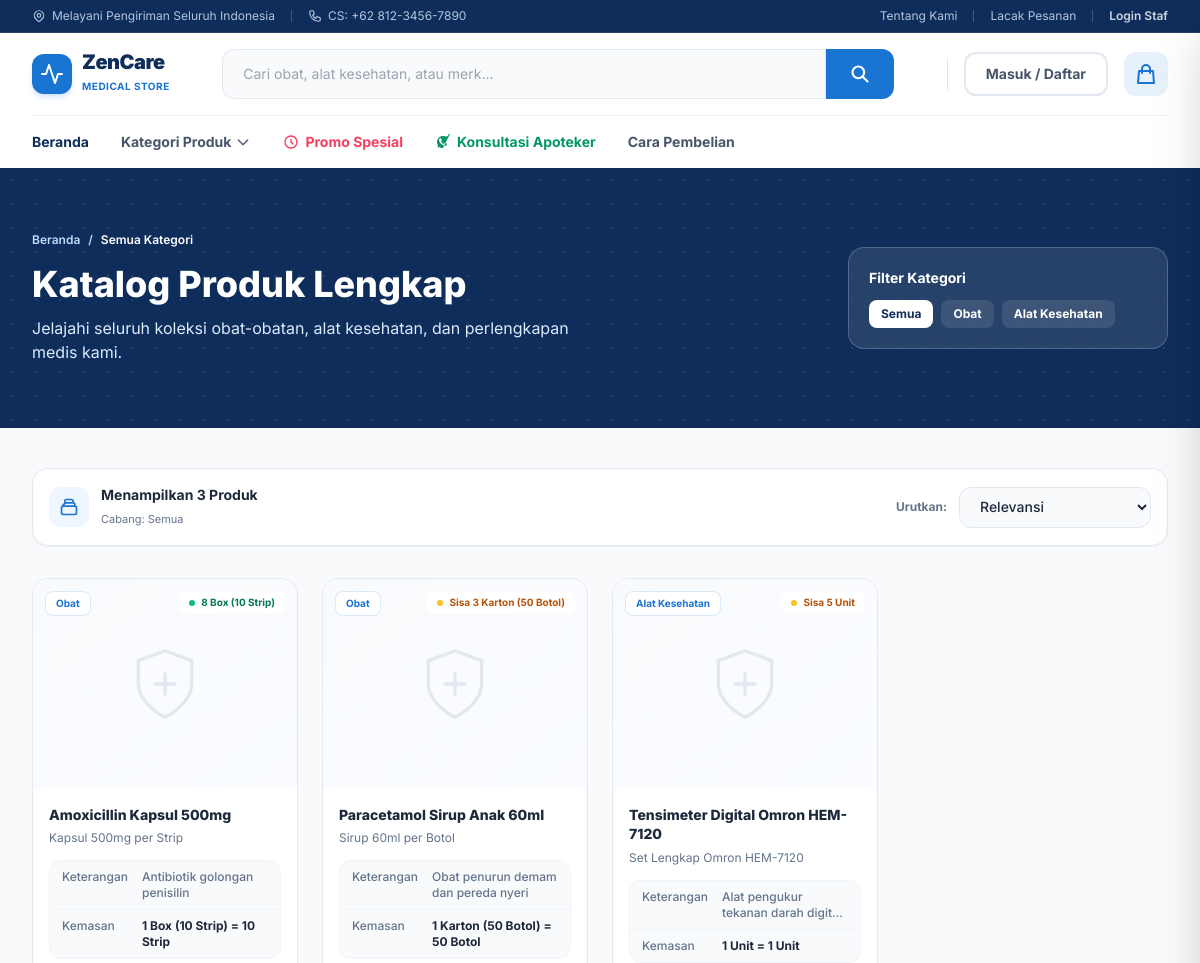
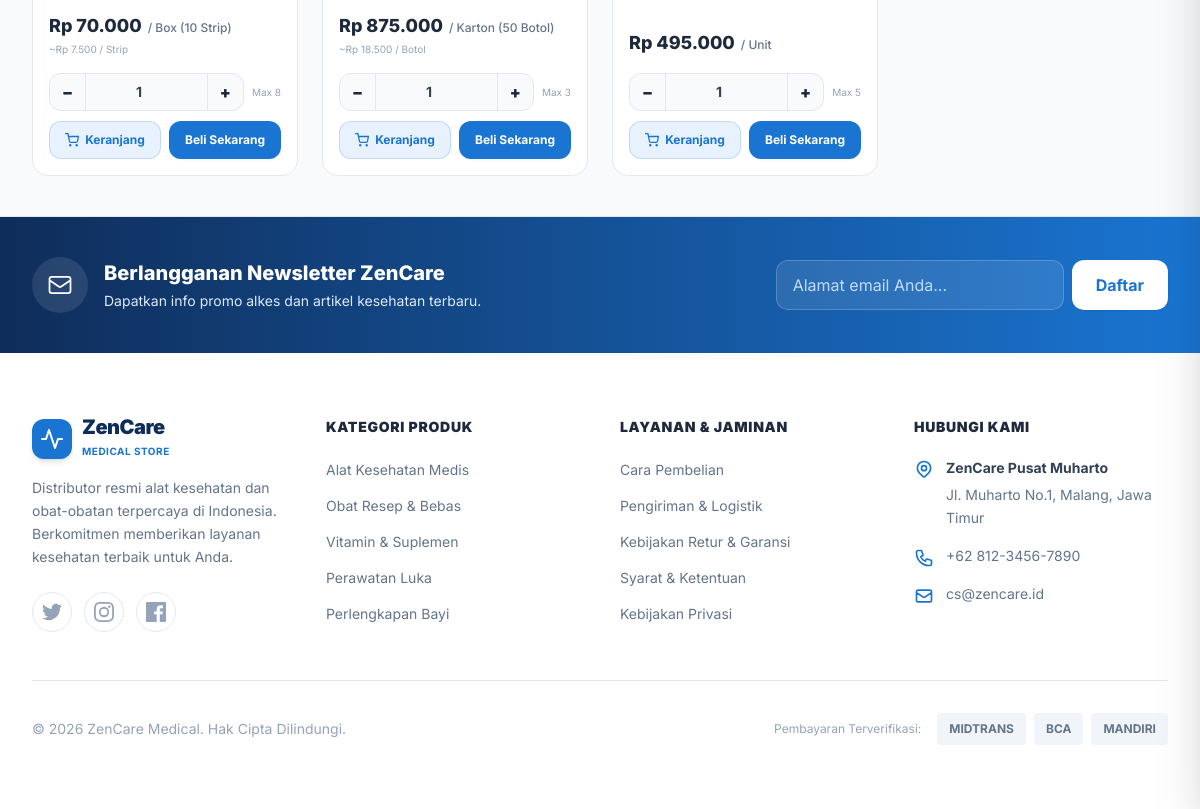
Page /ecommerce/kategori.php on the committed database (2 pictures, top to bottom).
### tables this page shows
CREATE TABLE produk_variasi (
    id INT AUTO_INCREMENT PRIMARY KEY,
    id_produk_induk INT NULL,
    sku_variasi VARCHAR(50) NOT NULL UNIQUE,
    nama_variasi VARCHAR(100) NOT NULL,
    satuan_kecil VARCHAR(50) NOT NULL DEFAULT 'Pcs',
    satuan_besar VARCHAR(50) NOT NULL DEFAULT 'Box',
    rasio_konversi SMALLINT NOT NULL DEFAULT 1,
    harga_jual_kecil DECIMAL(12,2) NOT NULL DEFAULT 0,
    harga_jual_besar DECIMAL(12,2) NOT NULL DEFAULT 0,
    stok_minimum INT NOT NULL DEFAULT 5,
    berat INT NOT NULL DEFAULT 100,
    gambar VARCHAR(500) NULL,
    tampil_di_online BOOLEAN DEFAULT 1,
    is_active BOOLEAN DEFAULT 1,
    FOREIGN KEY (id_produk_induk) REFERENCES produk_induk(id) ON DELETE SET NULL
);

CREATE TABLE produk_induk (
    id INT AUTO_INCREMENT PRIMARY KEY,
    sku_induk VARCHAR(50) NOT NULL UNIQUE,
    nama_produk VARCHAR(150) NOT NULL,
    deskripsi TEXT NULL,
    spesifikasi TEXT NULL COMMENT 'Spesifikasi teknis medis',
    info_pengiriman TEXT NULL,
    kategori ENUM('Obat', 'Alat Kesehatan') NOT NULL,
    gambar VARCHAR(255) NULL,
    is_active BOOLEAN DEFAULT 1,
    created_at TIMESTAMP DEFAULT CURRENT_TIMESTAMP
);

### ecommerce/kategori.php (the view, shortened to what this page needs)
<?php
require_once __DIR__ . '/header.php';
$search   = trim($_GET['q'] ?? '');
$kategori = trim($_GET['kategori'] ?? '');
$sql = "
    SELECT v.id, i.nama_produk AS nama_induk, v.nama_variasi, i.kategori,
           v.harga_jual_besar AS harga_jual, v.harga_jual_kecil AS harga_eceran,
           v.berat AS berat_gram, i.gambar, v.sku_variasi, i.deskripsi,
           COALESCE(sc.stok, 0) AS stok_sistem,
           v.satuan_besar, v.satuan_kecil, v.rasio_konversi
    FROM produk_variasi v
    JOIN produk_induk i ON v.id_produk_induk = i.id
    LEFT JOIN stok_toko sc ON sc.id_variasi = v.id
    WHERE v.is_active = 1 AND i.is_active = 1 AND v.tampil_di_online = 1
";
$params = [];
$sql .= " ORDER BY i.kategori ASC, i.nama_produk ASC";
$stmt = $pdo->prepare($sql);
$stmt->execute($params);
$products = $stmt->fetchAll();
$allCat = $pdo->query("SELECT DISTINCT kategori FROM produk_induk WHERE is_active=1")->fetchAll(PDO::FETCH_COLUMN);
?>
<main class="flex-1 w-full bg-[#f8fafc]">
    <section class="bg-[#0f2d5a] relative py-12 lg:py-16 overflow-hidden">
        <div class="absolute inset-0 opacity-10" style="background-image: radial-gradient(#ffffff 1px, transparent 1px); background-size: 24px 24px;"></div>
        <div class="max-w-7xl mx-auto px-4 lg:px-8 relative z-10 flex flex-col md:flex-row items-center gap-8">
            <div class="flex-1 text-white">
                <nav class="flex text-blue-200 text-xs font-semibold mb-4 gap-2">
                    <a href="index.php" class="hover:text-white transition">Beranda</a>
                    <span>/</span>
                    <span class="text-white"><?= $kategori ? htmlspecialchars($kategori) : 'Semua Kategori' ?></span>
                </nav>
                <h1 class="text-3xl md:text-4xl font-extrabold mb-3">
                    <?php if ($search): ?>
                        Pencarian: "<?= htmlspecialchars($search) ?>"
                    <?php elseif ($kategori): ?>
                        Kategori: <?= htmlspecialchars($kategori) ?>
                    <?php else: ?>
                        Katalog Produk Lengkap
                    <?php endif; ?>
                </h1>
                <p class="text-blue-100 text-sm md:text-base max-w-xl">
                    <?= $kategori ? 'Temukan berbagai produk medis berkualitas tinggi dalam kategori ini.' : 'Jelajahi seluruh koleksi obat-obatan, alat kesehatan, dan perlengkapan medis kami.' ?>
                </p>
            </div>
            <div class="w-full md:w-80 shrink-0">
                <div class="bg-white/10 p-5 rounded-2xl border border-white/20 backdrop-blur-sm">
                    <h3 class="text-white font-bold text-sm mb-3">Filter Kategori</h3>
                    <div class="flex flex-wrap gap-2">
                        <a href="kategori.php" class="px-3 py-1.5 rounded-lg text-xs font-bold transition <?= empty($kategori) ? 'bg-white text-[#0f2d5a]' : 'bg-white/10 text-white hover:bg-white/20' ?>">Semua</a>
                        <?php foreach($allCat as $cat): ?>
                        <a href="kategori.php?kategori=<?= urlencode($cat) ?>" class="px-3 py-1.5 rounded-lg text-xs font-bold transition <?= $kategori === $cat ? 'bg-white text-[#0f2d5a]' : 'bg-white/10 text-white hover:bg-white/20' ?>">
                            <?= htmlspecialchars($cat) ?>
                        </a>
                        <?php endforeach; ?>
                    </div>
                </div>
            </div>
        </div>
    </section>
    <div class="max-w-7xl mx-auto px-4 lg:px-8 py-10">
        <div class="flex flex-col sm:flex-row items-center justify-between gap-4 mb-8 bg-white p-4 rounded-2xl border border-slate-200 shadow-sm">
            <div class="flex items-center gap-3">
                <div class="w-10 h-10 bg-blue-50 text-[#1a75d2] rounded-xl flex items-center justify-center">
                    <svg class="w-5 h-5" fill="none" stroke="currentColor" viewBox="0 0 24 24"><path stroke-linecap="round" stroke-linejoin="round" stroke-width="2" d="M19 11H5m14 0a2 2 0 012 2v6a2 2 0 01-2 2H5a2 2 0 01-2-2v-6a2 2 0 012-2m14 0V9a2 2 0 00-2-2M5 11V9a2 2 0 002-2m0 0V5a2 2 0 012-2h6a2 2 0 012 2v2M7 7h10"/></svg>
                </div>
                <div>
                    <span class="text-sm font-bold text-[#1e293b] block">Menampilkan <?= count($products) ?> Produk</span>
                    <span class="text-[11px] text-slate-500">Cabang: <?= htmlspecialchars($activeCabangInfo['nama'] ?? 'Semua') ?></span>
                </div>
            </div>
            <div class="flex items-center gap-3 w-full sm:w-auto">
                <span class="text-xs font-bold text-slate-500 hidden sm:inline">Urutkan:</span>
                <select id="sort_select" onchange="sortProducts()" class="flex-1 sm:flex-none text-sm border border-slate-200 rounded-xl px-4 py-2.5 bg-slate-50 focus:outline-none focus:border-[#1a75d2] focus:bg-white text-[#1e293b] font-medium shadow-xs w-full sm:w-48 transition">
                    <option value="default">Relevansi</option>
                </select>
            </div>
        </div>
        <div class="grid grid-cols-1 sm:grid-cols-2 md:grid-cols-3 lg:grid-cols-4 gap-6" id="product-grid">
            <?php foreach ($products as $p):
                $stokPcs  = intval($p['stok_sistem']);
                $rasio    = intval($p['rasio_konversi']) ?: 1;
                $stokBox  = floor($stokPcs / $rasio);
                $harga    = floatval($p['harga_jual']);
                $hargaEcr = floatval($p['harga_eceran']);
                $satB     = htmlspecialchars($p['satuan_besar'] ?: 'Box');
                $satK     = htmlspecialchars($p['satuan_kecil'] ?: 'Pcs');
                $desc     = trim($p['deskripsi'] ?? '');
                $descSh   = $desc ? mb_strimwidth($desc, 0, 75, '…') : 'Produk medis berkualitas dengan jaminan mutu resmi.';
                if ($stokBox <= 0)     { $stokCls='text-rose-600'; $dotCls='bg-rose-500'; $stokLbl='Habis'; }
                elseif ($stokBox <= 5) { $stokCls='text-amber-700'; $dotCls='bg-amber-400'; $stokLbl="Sisa $stokBox $satB"; }
                else                   { $stokCls='text-emerald-700'; $dotCls='bg-emerald-500'; $stokLbl="$stokBox $satB"; }
            ?>
            <div class="prod-card group bg-white rounded-2xl overflow-hidden flex flex-col"
                 data-name="<?= strtolower(htmlspecialchars($p['nama_induk'])) ?>"
                 data-price="<?= $harga ?>"
                 data-stok="<?= $stokBox ?>"
                 data-id="<?= $p['id'] ?>">
                <a href="produk.php?id=<?= $p['id'] ?>" class="card-img relative block bg-gradient-to-br from-slate-50 to-blue-50/30 overflow-hidden" style="height:210px;">
                    <?php if (!empty($p['gambar'])): ?>
                        <img src="../<?= htmlspecialchars($p['gambar']) ?>" alt="<?= htmlspecialchars($p['nama_induk']) ?>"
                             class="w-full h-full object-contain p-5"
                             onerror="this.onerror=null; this.classList.add('opacity-30');">
                    <?php else: ?>
                        <div class="w-full h-full flex items-center justify-center">
                            <svg class="w-20 h-20 text-slate-200" viewBox="0 0 24 24" fill="none" stroke="currentColor" stroke-width="1" stroke-linecap="round"><path d="M12 22s8-4 8-10V5l-8-3-8 3v7c0 6 8 10 8 10z"/><path d="M9 12h6M12 9v6"/></svg>
                        </div>
                    <?php endif; ?>
                    <span class="absolute top-3 left-3 px-2.5 py-1 bg-white/95 text-[#1a75d2] text-[10px] font-bold rounded-lg border border-[#1a75d2]/15 shadow-xs">
                        <?= htmlspecialchars($p['kategori']) ?>
                    </span>
                    <span class="absolute top-3 right-3 flex items-center gap-1.5 px-2.5 py-1 bg-white/95 text-[10px] font-bold rounded-lg shadow-xs <?= $stokCls ?>">
                        <span class="w-1.5 h-1.5 rounded-full <?= $dotCls ?>"></span>
                        <?= $stokLbl ?>
                    </span>
                </a>
                <div class="p-4 flex flex-col flex-1">
                    <a href="produk.php?id=<?= $p['id'] ?>" class="block mb-3">
                        <h3 class="text-sm font-extrabold text-[#1e293b] leading-snug line-clamp-2 group-hover:text-[#1a75d2] transition-colors">
                            <?= htmlspecialchars($p['nama_induk']) ?>
                        </h3>
                        <span class="text-xs text-[#64748b]"><?= htmlspecialchars($p['nama_variasi']) ?></span>
                    </a>
                    <div class="rounded-xl bg-slate-50 border border-slate-100 divide-y divide-slate-100 mb-4 text-xs">
                        <div class="flex gap-2 px-3 py-2">
                            <span class="text-[#64748b] w-[72px] shrink-0 font-medium">Keterangan</span>
                            <span class="font-medium text-[#64748b] line-clamp-2"><?= htmlspecialchars($descSh) ?></span>
                        </div>
                        <div class="flex gap-2 px-3 py-2">
                            <span class="text-[#64748b] w-[72px] shrink-0 font-medium">Kemasan</span>
                            <span class="font-bold text-[#1e293b]">1 <?= $satB ?> = <?= $rasio ?> <?= $satK ?></span>
                        </div>
                    </div>
                    <div class="mb-4 mt-auto">
                        <div class="flex items-baseline gap-1.5">
                            <span class="text-lg font-extrabold text-[#1e293b]">Rp <?= number_format($harga, 0, ',', '.') ?></span>
                            <span class="text-xs text-[#64748b] font-medium">/ <?= $satB ?></span>
                        </div>
                        <?php if ($hargaEcr > 0 && $hargaEcr != $harga / $rasio): ?>
                        <div class="text-[10px] text-slate-400 mt-0.5">~Rp <?= number_format($hargaEcr, 0, ',', '.') ?> / <?= $satK ?></div>
                        <?php endif; ?>
                    </div>
                    <?php if ($stokBox >= 1): ?>
                    <div class="flex items-center gap-2 mb-2.5">
                        <div class="flex items-center bg-slate-50 border border-slate-200 rounded-xl overflow-hidden flex-1">
                            <button type="button" onclick="adjustQty(<?= $p['id'] ?>, -1, <?= $stokBox ?>)"
                                class="w-9 h-9 flex items-center justify-center hover:bg-slate-100 text-[#1e293b] font-black border-r border-slate-200 transition text-base">−</button>
                            <input type="number" id="qty_<?= $p['id'] ?>" value="1" min="1" max="<?= $stokBox ?>" readonly
                                class="flex-1 text-center text-sm font-bold py-2 bg-transparent focus:outline-none select-none">
                            <button type="button" onclick="adjustQty(<?= $p['id'] ?>, 1, <?= $stokBox ?>)"
                                class="w-9 h-9 flex items-center justify-center hover:bg-slate-100 text-[#1e293b] font-black border-l border-slate-200 transition text-base">+</button>
                        </div>
                        <span class="text-[10px] text-slate-400 shrink-0">Max <?= $stokBox ?></span>
                    </div>
                    <div class="grid grid-cols-2 gap-2">
                        <button onclick="addToCart(<?= $p['id'] ?>, '<?= addslashes(htmlspecialchars_decode($p['nama_induk'])) ?>', <?= $harga ?>, <?= intval($p['berat_gram']) ?>, '<?= addslashes($p['gambar'] ?? '') ?>', '<?= addslashes($satB) ?>', <?= $rasio ?>, <?= $stokBox ?>, document.getElementById('qty_<?= $p['id'] ?>').value)"
                            class="flex items-center justify-center gap-1.5 text-xs font-bold py-2.5 rounded-xl bg-[#e8f2ff] hover:bg-blue-100 text-[#1a75d2] border border-[#1a75d2]/20 cursor-pointer active:scale-95 transition">
                            <svg class="w-3.5 h-3.5" viewBox="0 0 24 24" fill="none" stroke="currentColor" stroke-width="2.2" stroke-linecap="round"><circle cx="9" cy="21" r="1"/><circle cx="20" cy="21" r="1"/><path d="M1 1h4l2.68 13.39a2 2 0 002 1.61h9.72a2 2 0 001.95-1.55L23 6H6"/></svg>
                            Keranjang
                        </button>
                        <button onclick="buyNow(<?= $p['id'] ?>, '<?= addslashes(htmlspecialchars_decode($p['nama_induk'])) ?>', <?= $harga ?>, <?= intval($p['berat_gram']) ?>, '<?= addslashes($p['gambar'] ?? '') ?>', '<?= addslashes($satB) ?>', <?= $rasio ?>, <?= $stokBox ?>, document.getElementById('qty_<?= $p['id'] ?>').value)"
                            class="flex items-center justify-center gap-1.5 text-xs font-bold py-2.5 rounded-xl bg-[#1a75d2] hover:bg-[#1562b3] text-white cursor-pointer active:scale-95 transition shadow-sm">
                            Beli Sekarang
                        </button>
                    </div>
                    <?php else: ?>
                    <div class="w-full py-3 px-4 rounded-xl bg-slate-100 text-slate-400 text-center text-xs font-semibold border border-slate-200 mt-2">
                        Stok Habis Sementara
                    </div>
                    <?php endif; ?>
                </div>
            </div>
            <?php endforeach; ?>
        </div>
    </div>
</main>
<?php require_once __DIR__ . '/footer.php'; ?>

### ecommerce/header.php (style rules this page uses)
body { font-family: 'Inter', sans-serif; background-color: #f8fafc; color: #334155; }

### ecommerce/kategori.php (style rules this page uses)
.prod-card { transition: transform .22s cubic-bezier(.4,0,.2,1), box-shadow .22s; border: 1.5px solid #e4e9f0; }

### rows in the picture
produk_variasi: $p['id'] 2 (drawn), id_produk_induk.kategori "Obat", stokLbl "8 Box (10 Strip)", id_produk_induk.nama_produk "Amoxicillin Kapsul 500mg", nama_variasi "Kapsul 500mg per Strip", id_produk_induk.deskripsi "Antibiotik golongan penisilin", satuan_besar "Box (10 Strip)", rasio_konversi "10", satuan_kecil "Strip", harga_jual_besar "70.000", harga_jual_kecil "7.500", stokBox "8"
produk_variasi: id_produk_induk.kategori "Obat", stokLbl "Sisa 3 Karton (50 Botol)", id_produk_induk.nama_produk "Paracetamol Sirup Anak 60ml", nama_variasi "Sirup 60ml per Botol", id_produk_induk.deskripsi "Obat penurun demam dan pereda nyeri", satuan_besar "Karton (50 Botol)", rasio_konversi "50", satuan_kecil "Botol", harga_jual_besar "875.000", harga_jual_kecil "18.500", id "1", stokBox "3"
produk_variasi: id_produk_induk.kategori "Alat Kesehatan", stokLbl "Sisa 5 Unit", id_produk_induk.nama_produk "Tensimeter Digital Omron HEM-7120", nama_variasi "Set Lengkap Omron HEM-7120", id_produk_induk.deskripsi "Alat pengukur tekanan darah…", satuan_besar "Unit", rasio_konversi "1", satuan_kecil "Unit", harga_jual_besar "495.000", stokBox "5"

### other values in the picture
$cat "Obat"
$cat "Alat Kesehatan"
count($products) "3"
$activeCabangInfo['nama'] "Semua"
